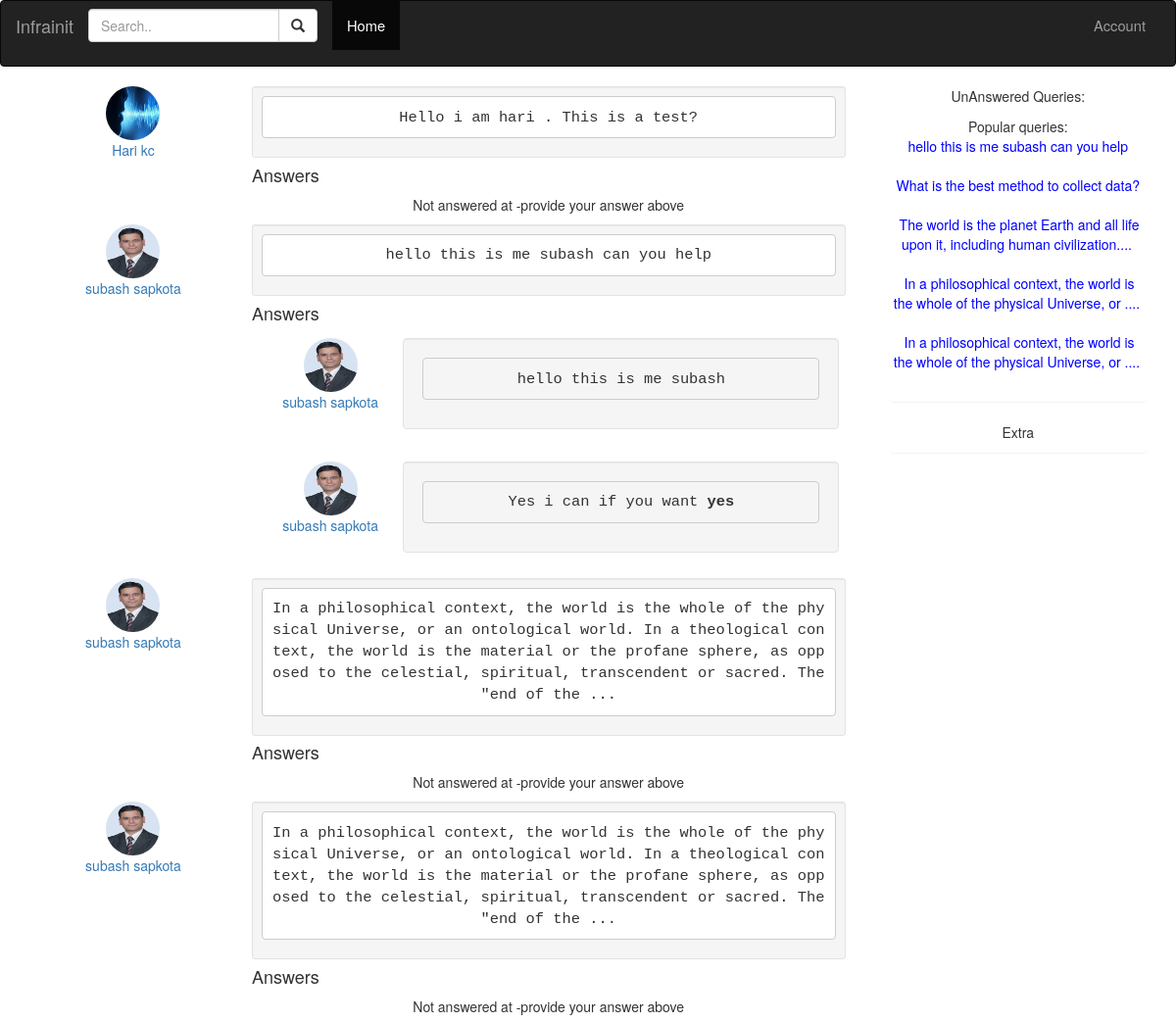
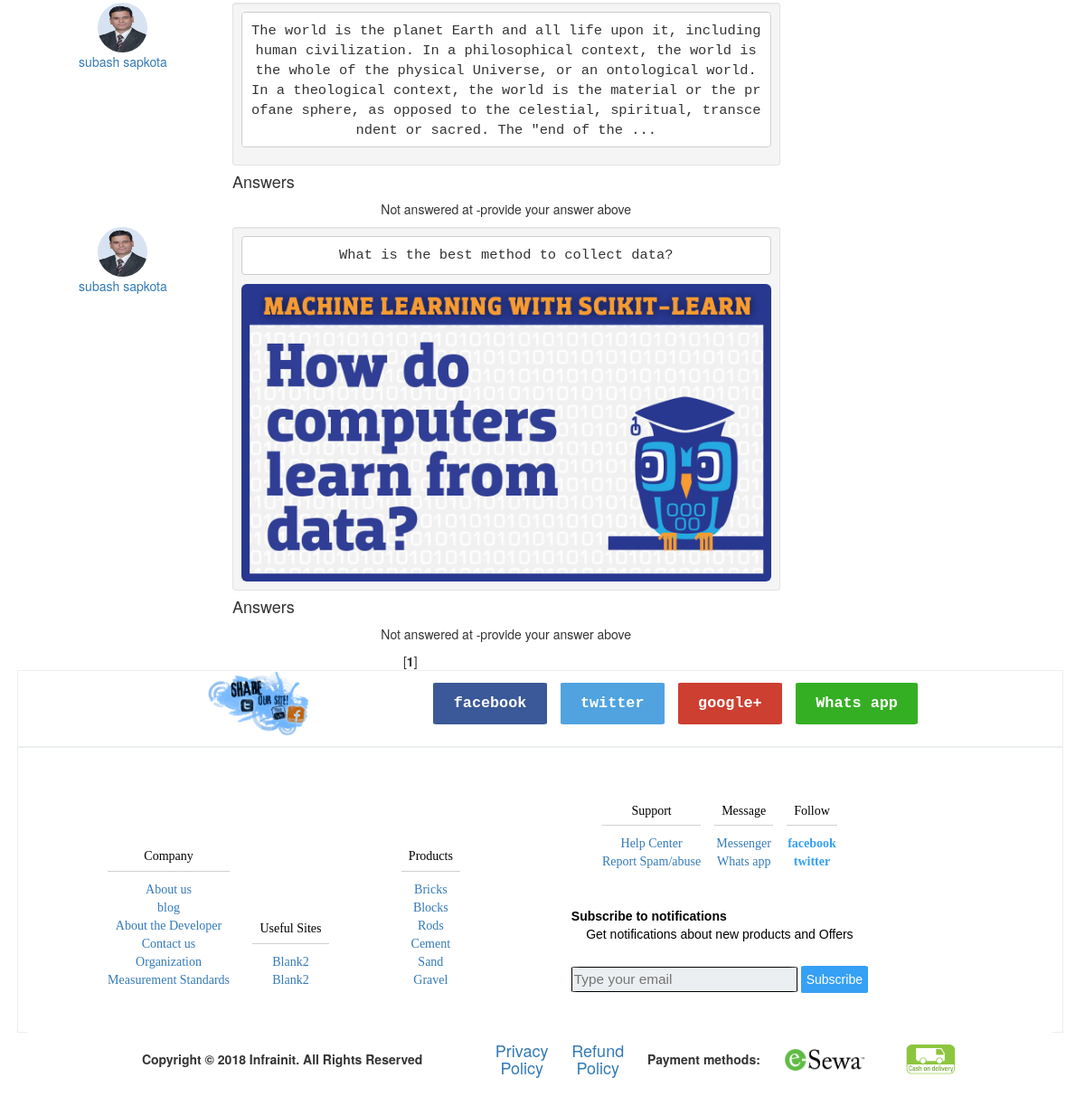
The page /ibuild/consult/index.php on the database its author committed (2 pictures, top to bottom).
### tables this page shows
CREATE TABLE `queries` (
  `que_id` int(11) NOT NULL,
  `u_id` int(11) NOT NULL,
  `question` varchar(1000) NOT NULL,
  `file` varchar(500) DEFAULT NULL,
  `answer_count` int(11) NOT NULL
);

CREATE TABLE `usersi` (
  `u_id` int(11) NOT NULL,
  `name` varchar(200) NOT NULL,
  `email` varchar(300) NOT NULL,
  `password` varchar(100) NOT NULL,
  `DOB` date NOT NULL,
  `citizenship_no` varchar(25) NOT NULL,
  `image` varchar(500) NOT NULL,
  `website` varchar(300) NOT NULL,
  `role` varchar(40) NOT NULL,
  `cardnum` int(30) NOT NULL,
  `cardcode` int(5) NOT NULL,
  `esewa` varchar(100) NOT NULL,
  `subscribed` tinyint(1) NOT NULL DEFAULT '0',
  `district` varchar(50) NOT NULL,
  `metropolitan` varchar(50) NOT NULL,
  `oda` int(11) NOT NULL,
  `street` varchar(100) NOT NULL,
  `committed` tinyint(1) NOT NULL DEFAULT '0'
);

CREATE TABLE `queries_answers` (
  `ans_id` int(11) NOT NULL,
  `answerer_id` int(11) NOT NULL,
  `answer` varchar(1000) NOT NULL,
  `file` varchar(100) NOT NULL,
  `que_id` int(11) NOT NULL
);

### ibuild/blocks/main/encryptor.php (called while the page is built, shortened)
<?php
function my_encrypt($data, $key) {
    $encryption_key = base64_decode($key);
    $iv = openssl_random_pseudo_bytes(openssl_cipher_iv_length('aes-256-cbc'));
    $encrypted = openssl_encrypt($data, 'aes-256-cbc', $encryption_key, 0, $iv);
    return base64_encode($encrypted . '::' . $iv);
}
?>

### ibuild/consult/index.php (the view, shortened to what this page needs)
<!DOCTYPE html>
<html lang="en">
<head>
  <link rel="stylesheet" href="/ibuild/css/styles.css">
  <link rel="stylesheet" href="https://maxcdn.bootstrapcdn.com/bootstrap/3.3.7/css/bootstrap.min.css">
</head>
<body>
<?php require 'header.php';
include '../blocks/main/encryptor.php';
?>
<div class="container text-center">
  <div class="row">
    <div class="col-sm-9">
      <?php
              $sql = "SELECT COUNT(*) FROM queries WHERE 1";
              $result = mysqli_query($db,$sql) or trigger_error("SQL", E_USER_ERROR);
              $r = mysqli_fetch_row($result);
              $numrows = $r[0];
              $rowsperpage = 10;
              $totalpages = ceil($numrows / $rowsperpage);
              if (isset($_GET['currentpage']) && is_numeric($_GET['currentpage'])) {
               $currentpage = (int) $_GET['currentpage'];
              } else {
               $currentpage = 1;
              }
              $offset = ($currentpage - 1) * $rowsperpage;
              $sql = "SELECT * FROM queries ORDER BY que_id DESC LIMIT $rowsperpage OFFSET $offset";
              $fetchquest = mysqli_query($db,$sql) or trigger_error("SQL", E_USER_ERROR);
            while($ques=mysqli_fetch_assoc($fetchquest))
            {
              $questioner_id=$ques['u_id'];
              $questioner_id_send=my_encrypt($questioner_id, $key);
        ?>
      <div>
           <a href="<?php echo'/ibuild/blocks/accounts?u_id='.$questioner_id_send;?>" class="col-sm-3 container-fluid">
           <?php
           $questioner=mysqli_query($db,"SELECT * FROM usersi WHERE u_id='$questioner_id'");
                       while($questioner_name=mysqli_fetch_assoc($questioner))
                       {
                         $quname=$questioner_name['name'];
                         $qemail=$questioner_name['email'];
                         $qrole=$questioner_name['role'];
                         $quimg=$questioner_name['image'];
                       }
                       $queurl="../users/".$qrole."/".$qemail."/profile_images/".$quimg;
           ?>
          <img src="<?php echo $queurl;?>" class="img-circle" height="55" width="55" alt="Avatar">
          <p><?php echo $quname;?></p>
        </a>
        <div class="col-sm-9">
          <div class="well well-sm" >
                <pre id="show_question" style="clear:both;overflow-x:hide;font-size:110%;white-space:pre-line;background:white;word-wrap:break-word;max-height:150px;overflow-y:scroll">
                <?php echo $ques['question'];
                 ?>
                </pre>
              <?php $imageinqueurl="/ibuild/images/questionanswer/".$ques['file'];
                 if(!empty($ques['file']))
                 {
                 ?>
             <img src="<?php echo $imageinqueurl;?>" class="img-rounded img-responsive" alt="<?php echo $ques['question'];?>">
             <?php } ?>
           </div>
           <h4 style="margin-top:-2%;text-align:left;">Answers</h4>
              <?php
               $que_id=$ques['que_id'];
               $ans_fetch=mysqli_query($db,"SELECT * FROM queries_answers WHERE que_id='$que_id' ORDER BY ans_id DESC LIMIT 10 ");
              ?>
                   <?php
                   if(mysqli_num_rows($ans_fetch)==0)
                   {
                     ?>
                     <p> Not answered at -provide your answer above</p>
                    <?php
                   }
                while($fetched_answers=mysqli_fetch_assoc($ans_fetch))
               {
                   ?>
           <div class="col-sm-12" style="padding:1%;">
                <?php
                 $answerer_id=$fetched_answers['answerer_id'];
                 $answerer_id_send=my_encrypt($answerer_id,$key);
                 ?>
             <a class="col-sm-3" href="<?php echo'/ibuild/blocks/accounts?u_id='.$answerer_id_send;?>">
            <?php
                 $answerer=mysqli_query($db,"SELECT * FROM usersi WHERE u_id='$answerer_id'");
                             while($answerer_email=mysqli_fetch_assoc($answerer))
                             {$auname=$answerer_email['name'];
                             $aemail=$answerer_email['email'];
                             $arole=$answerer_email['role'];
                             $auimg=$answerer_email['image'];
                             }
                             $ansurl="../users/".$arole."/".$aemail."/profile_images/".$auimg;
                 ?>
                 <img src="<?php echo $ansurl;?>" class="img-circle" height="55" width="55" alt="Avatar">
                 <p><?php echo $auname;?></p>
             </a>
             <div class="col-md-9 well">
                      <pre id="show_answer" style="clear:both;overflow-x:hide;font-size:110%;white-space:pre-line;word-wrap:break-word;overflow-y:scroll">
                                                <?php echo $fetched_answers['answer'];
                                                               ?>
                                                </pre>
             </div>
          </div>
          <?php } ?>
        </div>
      </div>
  <?php }
                $range = 3;
                for ($x = ($currentpage - $range); $x < (($currentpage + $range) + 1); $x++) {
                 if (($x > 0) && ($x <= $totalpages)) {
                    if ($x == $currentpage) {
                       echo " [<b>$x</b>] ";
                    } else {
                       echo " <a href='{$_SERVER['PHP_SELF']}?currentpage=$x'>$x</a> ";
                    }
                 }
                }
  ?>
</div>
 <?php include 'sidebar.php';?>
</div>
  <?php include '../blocks/footer/footer.php';?>
</body>
</html>

### ibuild/consult/header.php (shortened to what this page needs)
<nav class="navbar  navbar-inverse">
  <div class="container-fluid">
    <div class="navbar-header">
          <a class="navbar-brand" href="/ibuild">Infrainit</a>
           <form class="navbar-brand navbar-form" role="search" action="/ibuild/consult/searchqueries.php">
           <div class="form-group input-group">
             <input type="text" class="form-control" name="search" placeholder="Search..">
             <span class="input-group-btn">
               <button class="btn btn-default" type="button">
                 <span class="glyphicon glyphicon-search"></span>
               </button>
             </span>
           </div>
         </form>
    </div>
    <div class="collapse navbar-collapse" id="myNavbar">
     <ul class="nav navbar-nav">
        <li class="active"><a href="/ibuild">Home</a></li>
     </ul>
       <ul class="navbar-right navbar-nav nav">
      <li><i class="fa fa-user"></i> <?php
        include $_SERVER['DOCUMENT_ROOT'].'/ibuild/system/init.php';
            $bool_log=0;
        if(isset($_SESSION['u_id'])&&$bool_log==1)
        {
         $query1=mysqli_query($db,"SELECT * FROM usersi WHERE u_id='$user'");
      if($query1==TRUE)
        {  while ($row=mysqli_fetch_assoc($query1)) {
          ?>
          <a href="/ibuild/blocks/accounts" ><?php  echo $row['name'];?></a>
      <?php }}
        }
      else {
        ?>
        <a href="/ibuild/blocks/login.php" ><?php  echo'Account';?></a>
    <?php  }
        ?></li>
      </ul>
    </div>
  </div>
</nav>

### ibuild/consult/sidebar.php (shortened to what this page needs)
<div class="col-sm-3">
  <div>
    <p>UnAnswered Queries:<br>
    </p>
  </div>
  <div class="panel">
    <p>Popular queries:
      <br/>
      <?php  $popquestions=mysqli_query($db,"SELECT * FROM queries ORDER BY answer_count DESC LIMIT 5");
              while($quespop=mysqli_fetch_assoc($popquestions))
              {
                $curquespop=$quespop['que_id'];
                 $cururl="/ibuild/consult/a_single_question?q_id=$curquespop";
                 $fetchedq=$quespop['question'];
                 $quesfinal=substr($fetchedq,0,80);
                 if(strlen($fetchedq)>80){
                 $quesfinal.="....";
                   }
                ?>
                <a href="<?php echo $cururl;?>" style="color:blue;padding:1%;"><?php echo $quesfinal?></a>
                <br/><br/><?php
              }
        ?>
    </p>
  </div>
  <div class="panel">
    <p>Extra</p>
  </div>
</div>

### ibuild/blocks/footer/footer.php (shortened to what this page needs)
<div id="footer">
  <ul id="share_site">
    <li id="image_view"><img src="/ibuild/images/footer-share-site.png" class="foot-img"></li>
    <li id="facebook" onclick="gotofacebook()">facebook</li>
    <li id="twitter" onclick="gototwitter()">twitter</li>
    <li id="google">google+</li>
    <li id="whatsapp">Whats app</li>
   </ul>
  <ul id="major_elements_wrap_foot">
    <li id="company">
      <h3>Company</h3>
       <a href="/ibuild/about_us.php">About us</a><br/>
       <a>blog</a><br/>
       <a href="http://www.subashcs.com.np">About the Developer</a><br/>
       <a href="/ibuild/contact.php">Contact us</a><br/>
       <a>Organization</a><br/>
       <a href="/ibuild/blocks/measurments.php" target=new>Measurement Standards</a>
    </li>
       <li id="company">
      <h3>Useful Sites</h3>
       <a>Blank2</a><br/>
       <a>Blank2</a><br/>
    </li>
    <li id="products" style="margin-left:5%;">
      <h3>Products</h3>
      <a href="/ibuild/blocks/showmat.php?cat=bricks">Bricks</a><br/>
      <a href="/ibuild/blocks/showmat.php?cat=blocks">Blocks</a><br/>
      <a href="/ibuild/blocks/showmat.php?cat=rods">Rods</a><br/>
      <a href="/ibuild/blocks/showmat.php?cat=cement">Cement</b><br/>
      <a href="/ibuild/blocks/showmat.php?cat=sand">Sand</a><br/>
      <a href="/ibuild/blocks/showmat.php?cat=gravel">Gravel</a><br/>
    </li>
    <li id="wwf" style="margin-left:-1%;">
     <ul id="wrap_rem"style="margin-left:-9%;">
      <li id="support">
        <h3>Support</h3>
        <a>Help Center</a><br/>
        <a>Report Spam/abuse</a><br/>
      </li>
      <li id=" message">
        <h3> Message</h3>
        <a>Messenger</a><br/>
        <a>Whats app</a><br/>
      </li>
      <li id="follow us">
        <h3>Follow</h3>
        <b>facebook</b><br/>
        <b>twitter</b><br/>
      </li>
      <li id="subscribe_to_newsletter">
        <span style="font-weight:bold;text-align:left;font-size:100%;margin-top:5%;display:block;"><i class="fa fa-envelope"> </i> Subscribe to notifications</span>
         Get notifications about new products and Offers
      <form id="newsletter" action="">
          <br/>
          <input type="email" placeholder="Type your email" name="email" id="subscribed_email">
          <button type="button" id="subscribe_button" onclick="subscriber()">Subscribe</button>
      </form>
      </li>
     </ul>
   </li >
 </ul>
 <ul id="bottom">
   <li style="margin-right:5%;font-weight:bold;">Copyright &copy <?php echo date("Y");?> Infrainit. All Rights Reserved</li>
   <li id="co_last"><a href="/ibuild/blocks/main/privacy_policy.htm" target=new><h4>Privacy<br/>
       Policy</h4></a>
   </li>
   <li id="co_last"><a href="/ibuild/blocks/main/refund_policy.html" target=new><h4>Refund<br/> Policy</h4></a></li>
   <li><b>Payment
      methods:</b>
   </li>
   <li><img src="/ibuild/images/esewa.png" akt="esewa" width="90px"></li>
   <li><img src="/ibuild/images/cashondelivery.png" akt="esewa" width="95px"></li>
 </ul>
</div>

### ibuild/css/styles.css (style rules this page uses)
body { width:auto; display:block; color:#0e4282; font-family:open sans; font-style: normal; font-size:105%; background-color: #eceff1; }
a { color:inherit; style:inherit; text-decoration: none; }
ul li { list-style-type: none; box-sizing: border-box; }
h3 { display:block; color:#333; background:#FFF; font-weight:bold; padding:8px; margin:0; border-bottom:solid 1px rgba(100, 100, 100, .30); }
* { box-sizing:border-box }
#footer { z-index: 0; clear: both; text-align: center; background-color: white; width: auto; padding: 1%; margin-left: -1%; margin-right: -.5%; }
#footer #share_site { margin:-1% -1% 0% -1%; text-align: center; padding-bottom:0%; vertical-align: middle; position: normal; border: 1px solid #eceff1; }
#footer #share_site li { display: inline-block; padding:1% 2%; color:white; font-family:monospace; position: normal; vertical-align: middle; margin:0% 1% 1% 0%; font-size:120%; font-weight: bold; border-radius:3%; text-align: center; }
#footer #share_site #image_view { margin-right: 10%; margin-top:-1%; padding-bottom:0%; width:14%; min-width:100px; }
#footer #share_site #image_view .foot-img { width:100%; vertical-align: middle; }
#footer #share_site #facebook { background-color: #3b5998; }
#footer #share_site #twitter { background-color: #51a3e0; }
#footer #share_site #google { background-color: #cc3f31; }
#footer #share_site #whatsapp { background-color: #34af23; }
#footer #major_elements_wrap_foot { text-align: center; margin:0% -1% -1% -1%; clear: both; padding-left:5%; display: block; font-family:times; background-color:#ffffff; border:1px solid #eceff1; }
#footer #major_elements_wrap_foot h3 { font-size: 100%; }
#footer #major_elements_wrap_foot li { margin:1% 0% 1% 0% ; font-family:times; display:inline-block; list-style-type: none; }
#footer #major_elements_wrap_foot li { color:#36a0f5; padding:1%; }
#footer #major_elements_wrap_foot li h3 { color:#000; }
#footer #major_elements_wrap_foot #wwf #wrap_rem { margin:0% 8%; }
#footer #major_elements_wrap_foot #subscribe_to_newsletter { font-weight: normal; width: auto; color:#000; font-family:sans-serif; }
#subscribe_to_newsletter form input[type=email] { width:70%; min-width: 250px; height:28px; background-color:#eceff1; color:black; font-size:110%; border:1px solid black; border-radius:4%; }
#subscribe_to_newsletter form #subscribe_button { width:auto; height:30px; color:white; margin-top: 5px; background-color:#36a0f5; font-size:100%; border:0px; border-radius:5%; }
#bottom { clear: both; background-color:#fff; text-align: center; vertical-align: middle; z-index: 1; }
#bottom li { display: inline-block; vertical-align: middle; padding:1% 1% 0% 1%; }
#bottom li#co_last { color:#36a0f5; }
.navbar li a { color:#fff; font-size:105%; }
html, body { overflow-x:hidden; }
li { list-style-type: none; }
img { max-width:100%; }

### rows shown on the page
queries: u.image (picture), u.name "Hari kc", question "Hello i am hari . This is a test?", shows "Not answered at -provide your answer above"
queries: u.image (picture), u.name "subash sapkota", question "hello this is me subash can you help"
queries_answers: answerer.image (picture), answerer.name "subash sapkota", answer "hello this is me subash"
queries_answers: answerer.image (picture), answerer.name "subash sapkota", answer "Yes i can if you want yes"
queries: u.image (picture), u.name "subash sapkota", question "In a philosophical context, the world is the whole of the physical Universe, or an ontological world. In a theological context, the world is the material or the profane sphere, as opposed to the celestial, spiritual, transcendent or sacred. The \"end of the ...", shows "Not answered at -provide your answer above", question "In a philosophical context, the world is the whole of the physical Universe, or ...."
queries: u.image (picture), u.name "subash sapkota", question "In a philosophical context, the world is the whole of the physical Universe, or an ontological world. In a theological context, the world is the material or the profane sphere, as opposed to the celestial, spiritual, transcendent or sacred. The \"end of the ...", shows "Not answered at -provide your answer above", question "In a philosophical context, the world is the whole of the physical Universe, or ...."
queries: u.image (picture), u.name "subash sapkota", question "The world is the planet Earth and all life upon it, including human civilization. In a philosophical context, the world is the whole of the physical Universe, or an ontological world. In a theological context, the world is the material or the profane sphere, as opposed to the celestial, spiritual, transcendent or sacred. The \"end of the ...", shows "Not answered at -provide your answer above", question "The world is the planet Earth and all life upon it, including human civilization...."
queries: u.image (picture), u.name "subash sapkota", question "What is the best method to collect data?", file (picture), shows "Not answered at -provide your answer above"
